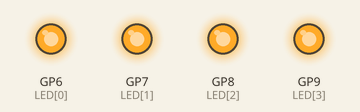
A program run on a simulated Raspberry Pi Pico running MicroPython. On the bench: output pins drawn as LEDs (lit = HIGH).

Above: at 0.5 s.
At 3.5 s:
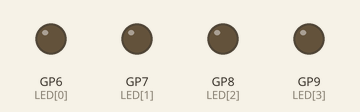
Timing chart, 0 to 4.6 s (numbered marks = the images above):
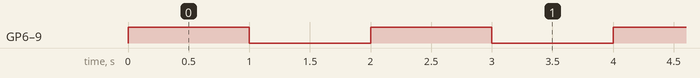

Measured:
- by itself, GP6 (LED[0]), GP7 (LED[1]), GP8 (LED[2]), GP9 (LED[3]): alternates HIGH for 1.0 s and LOW for 1.0 s

The program:

blink_4leds_for-loop.py
```python
# ==================================================
"""
Project objective: Blink four external LEDs connected to the Raspberry Pi Pico W using for loop

Hardware and connections used:
    Anode of four LEDs to GPIO pins 6-9 of Raspberry Pi Pico W
    220 ohm resistor connected in series to each LED

Author: Adrian Josele G. Quional
"""
# ==================================================

# modules
from machine import Pin
from time import sleep

# empty list to hold the LED objects
LEDS = []

# storing each LED object (set as OUT) in the LEDS list using append method
for LED in range(6, 10):
    LEDS.append(Pin(LED, Pin.OUT))

# continuously blink all 4 LEDs at the same time while the board has power
while True:
    # turning on all 4 LEDs at the same time then a 1 sec delay before turning them off
    for LED in LEDS:
        LED.on()
    sleep(1)

    # turning off all 4 LEDs at the same time then a 1 sec delay before turning them on
    for LED in LEDS:
        LED.off()
    sleep(1)
```
